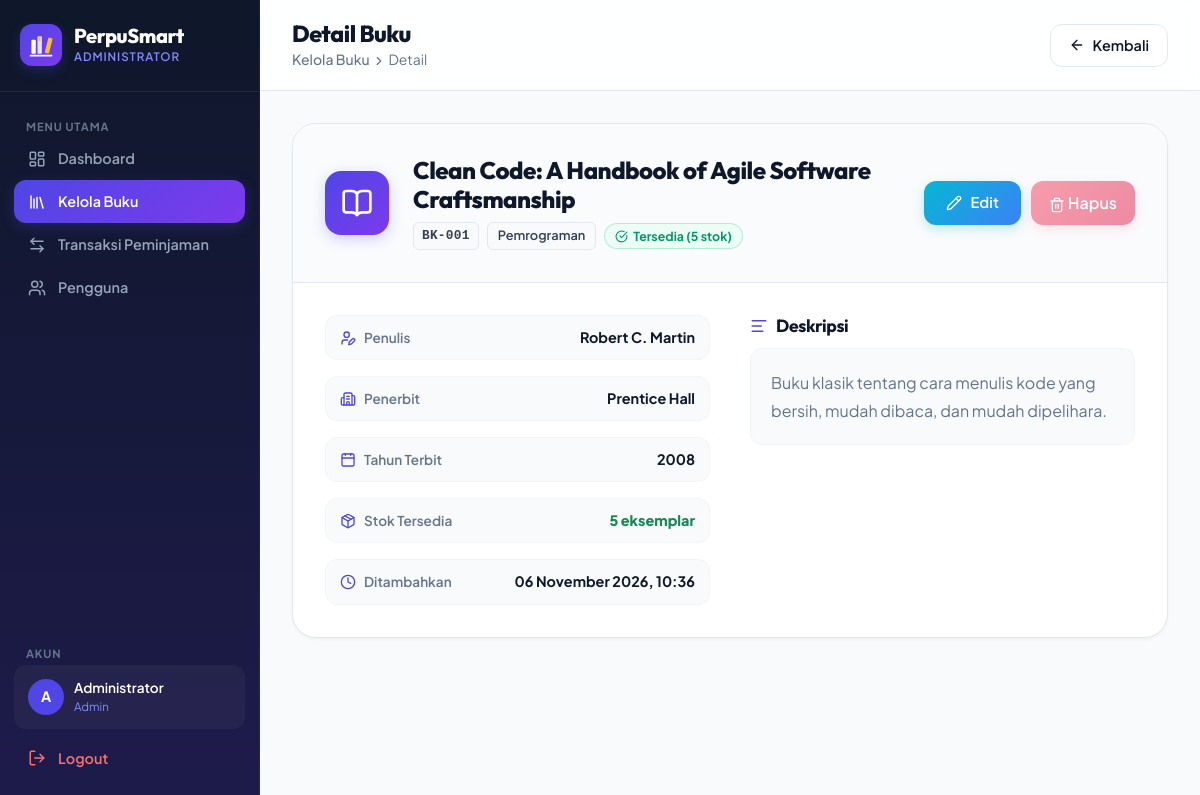
/index.php?page=admin/buku/show&id=1 (signed in), run on the app's committed database.
### tables this page shows
CREATE TABLE `buku` (
  `id` int(10) UNSIGNED NOT NULL,
  `kode_buku` varchar(20) NOT NULL,
  `judul` varchar(255) NOT NULL,
  `penulis` varchar(150) NOT NULL,
  `penerbit` varchar(150) NOT NULL,
  `tahun_terbit` year(4) NOT NULL,
  `kategori` varchar(100) NOT NULL,
  `stok` int(10) UNSIGNED NOT NULL DEFAULT 0,
  `deskripsi` text DEFAULT NULL,
  `cover_url` varchar(500) DEFAULT NULL,
  `created_at` timestamp NOT NULL DEFAULT current_timestamp(),
  `updated_at` timestamp NOT NULL DEFAULT current_timestamp() ON UPDATE current_timestamp()
);

### controllers/BukuController.php (called while the page is built, shortened)
<?php
class BukuController {
    private Buku $bukuModel;
    public function __construct() {
        $this->bukuModel = new Buku();
    }
    public function show(): void {
        $id   = (int)($_GET['id'] ?? 0);
        $buku = $this->bukuModel->findById($id);
        $isDipinjam = $this->bukuModel->isDipinjam($id);
        $activeLoansCount = $this->bukuModel->countActiveLoans($id);
        require_once BASE_PATH . '/views/admin/buku/show.php';
    }
}

### config/database.php (called while the page is built, shortened)
<?php
class Database {
    private static ?PDO $instance = null;
    public static function getInstance(): PDO {
        if (self::$instance === null) {
            $dsn = sprintf(
                'mysql:host=%s;port=%s;dbname=%s;charset=utf8mb4',
                DB_HOST, DB_PORT, DB_NAME
            );
            $options = [
                PDO::ATTR_ERRMODE            => PDO::ERRMODE_EXCEPTION,
                PDO::ATTR_DEFAULT_FETCH_MODE => PDO::FETCH_ASSOC,
                PDO::ATTR_EMULATE_PREPARES   => false,
                PDO::MYSQL_ATTR_INIT_COMMAND => "SET NAMES utf8mb4 COLLATE utf8mb4_unicode_ci",
            ];
            try {
                self::$instance = new PDO($dsn, DB_USER, DB_PASS, $options);
            } catch (PDOException $e) {
                http_response_code(500);
                die('<div style="font-family:sans-serif;padding:2rem;color:#c0392b;">
                    <h2>⚠ Koneksi Database Gagal</h2>
                    <p>' . htmlspecialchars($e->getMessage()) . '</p>
                    <p>Pastikan MySQL sudah berjalan dan konfigurasi di <code>config/config.php</code> sudah benar.</p>
                </div>');
            }
        }
        return self::$instance;
    }
}

### models/Buku.php (called while the page is built, shortened)
<?php
class Buku {
    private PDO $db;
    public function __construct() {
        $this->db = Database::getInstance();
    }
    public function findById(int $id): array|false {
        $stmt = $this->db->prepare('SELECT * FROM buku WHERE id = :id LIMIT 1');
        $stmt->execute([':id' => $id]);
        return $stmt->fetch();
    }
    public function isDipinjam(int $id): bool {
        $stmt = $this->db->prepare("SELECT COUNT(*) FROM peminjaman WHERE buku_id = :id AND status IN ('dipinjam', 'terlambat')");
        $stmt->execute([':id' => $id]);
        return (int) $stmt->fetchColumn() > 0;
    }
    public function countActiveLoans(int $id): int {
        $stmt = $this->db->prepare("SELECT COUNT(*) FROM peminjaman WHERE buku_id = :id AND status IN ('dipinjam', 'terlambat')");
        $stmt->execute([':id' => $id]);
        return (int) $stmt->fetchColumn();
    }
}

### config/config.php (called while the page is built, shortened)
<?php
function e(string $str): string {
    return htmlspecialchars($str, ENT_QUOTES | ENT_SUBSTITUTE, 'UTF-8');
}

### views/admin/buku/show.php (the view, shortened to what this page needs)
<?php require_once BASE_PATH . '/views/layouts/header.php'; ?>
<div class="ps-admin-layout">
    <?php require_once BASE_PATH . '/views/layouts/sidebar_admin.php'; ?>
    <main class="ps-admin-main">
        <header class="ps-topbar">
            <div class="ps-topbar-left">
                <div>
                    <h1 class="ps-page-title">Detail Buku</h1>
                    <p class="ps-page-subtitle">
                        <a href="<?= BASE_URL ?>/index.php?page=admin/buku" class="ps-breadcrumb-link">Kelola Buku</a>
                        <i data-lucide="chevron-right" style="width:14px;height:14px"></i> Detail
                    </p>
                </div>
            </div>
            <a href="<?= BASE_URL ?>/index.php?page=admin/buku" class="ps-btn-ghost">
                <i data-lucide="arrow-left"></i> Kembali
            </a>
        </header>
        <div class="ps-admin-content">
            <div class="ps-detail-card">
                <div class="ps-detail-header">
                    <div class="ps-detail-book-icon">
                        <i data-lucide="book-open"></i>
                    </div>
                    <div class="ps-detail-title-wrap">
                        <h2 class="ps-detail-title"><?= e($buku['judul']) ?></h2>
                        <div class="ps-detail-meta-row">
                            <span class="ps-code-badge"><?= e($buku['kode_buku']) ?></span>
                            <span class="ps-kategori-badge"><?= e($buku['kategori']) ?></span>
                            <?php if ($buku['stok'] > 0): ?>
                                <span class="ps-badge ps-badge-success">
                                    <i data-lucide="check-circle" style="width:13px;height:13px"></i>
                                    Tersedia (<?= $buku['stok'] ?> stok)
                                </span>
                            <?php endif; ?>
                        </div>
                    </div>
                    <div class="ps-detail-actions">
                        <a href="<?= BASE_URL ?>/index.php?page=admin/buku/edit&id=<?= $buku['id'] ?>"
                           class="ps-btn-accent">
                            <i data-lucide="pencil"></i> Edit
                        </a>
                        <?php if (!empty($isDipinjam)): ?>
                            <button type="button" class="ps-btn-danger"
                                    style="opacity: 0.5; cursor: not-allowed;"
                                    title="Buku sedang dipinjam (<?= (int)$activeLoansCount ?> aktif)"
                                    onclick="alert('Buku &quot;<?= e(addslashes($buku['judul'])) ?>&quot; tidak dapat dihapus karena sedang dipinjam oleh user (<?= (int)$activeLoansCount ?> transaksi aktif).')">
                                <i data-lucide="trash-2"></i> Hapus
                            </button>
                        <?php endif; ?>
                    </div>
                </div>
                <div class="ps-detail-body">
                    <div class="ps-detail-grid">
                        <div class="ps-detail-info">
                            <div class="ps-info-row">
                                <span class="ps-info-label"><i data-lucide="user-pen"></i> Penulis</span>
                                <span class="ps-info-value"><?= e($buku['penulis']) ?></span>
                            </div>
                            <div class="ps-info-row">
                                <span class="ps-info-label"><i data-lucide="building-2"></i> Penerbit</span>
                                <span class="ps-info-value"><?= e($buku['penerbit']) ?></span>
                            </div>
                            <div class="ps-info-row">
                                <span class="ps-info-label"><i data-lucide="calendar"></i> Tahun Terbit</span>
                                <span class="ps-info-value"><?= e($buku['tahun_terbit']) ?></span>
                            </div>
                            <div class="ps-info-row">
                                <span class="ps-info-label"><i data-lucide="package"></i> Stok Tersedia</span>
                                <span class="ps-info-value">
                                    <strong class="<?= $buku['stok'] > 0 ? 'text-success' : 'text-danger' ?>">
                                        <?= $buku['stok'] ?> eksemplar
                                    </strong>
                                </span>
                            </div>
                            <div class="ps-info-row">
                                <span class="ps-info-label"><i data-lucide="clock"></i> Ditambahkan</span>
                                <span class="ps-info-value"><?= date('d F Y, H:i', strtotime($buku['created_at'])) ?></span>
                            </div>
                        </div>
                        <div class="ps-detail-desc">
                            <h4><i data-lucide="align-left"></i> Deskripsi</h4>
                            <p><?= $buku['deskripsi'] ? e($buku['deskripsi']) : '<em class="text-muted">Tidak ada deskripsi</em>' ?></p>
                        </div>
                    </div>
                </div>
            </div>
        </div>
    </main>
</div>
<?php require_once BASE_PATH . '/views/layouts/footer.php'; ?>

### data on the page
buku: judul "Clean Code: A Handbook of Agile Software Craftsmanship", kode_buku "BK-001", kategori "Pemrograman", stok "5", penulis "Robert C. Martin", penerbit "Prentice Hall", tahun_terbit "2008", created_at "06 November 2026, 10:36", deskripsi "Buku klasik tentang cara menulis kode yang bersih, mudah dibaca, dan mudah dipelihara."

### other printed values
substr($user['nama'], 0, 1) "A"
$user['nama'] "Administrator"
